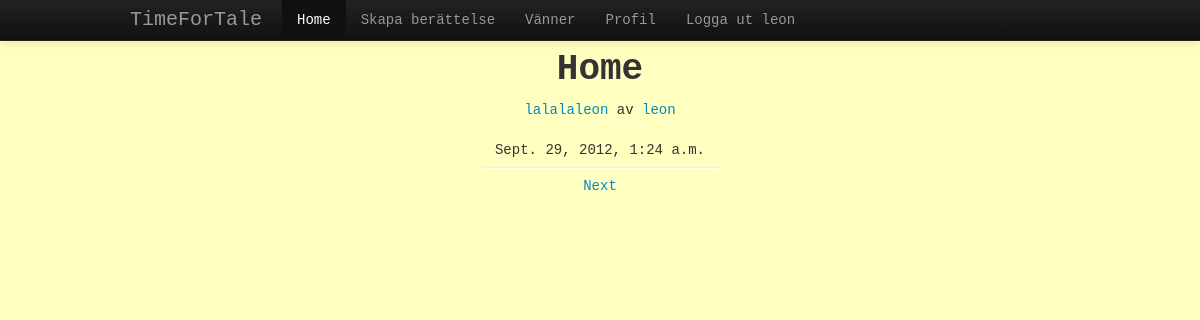
/home/ (signed in), run on an earlier commit of the app's database.
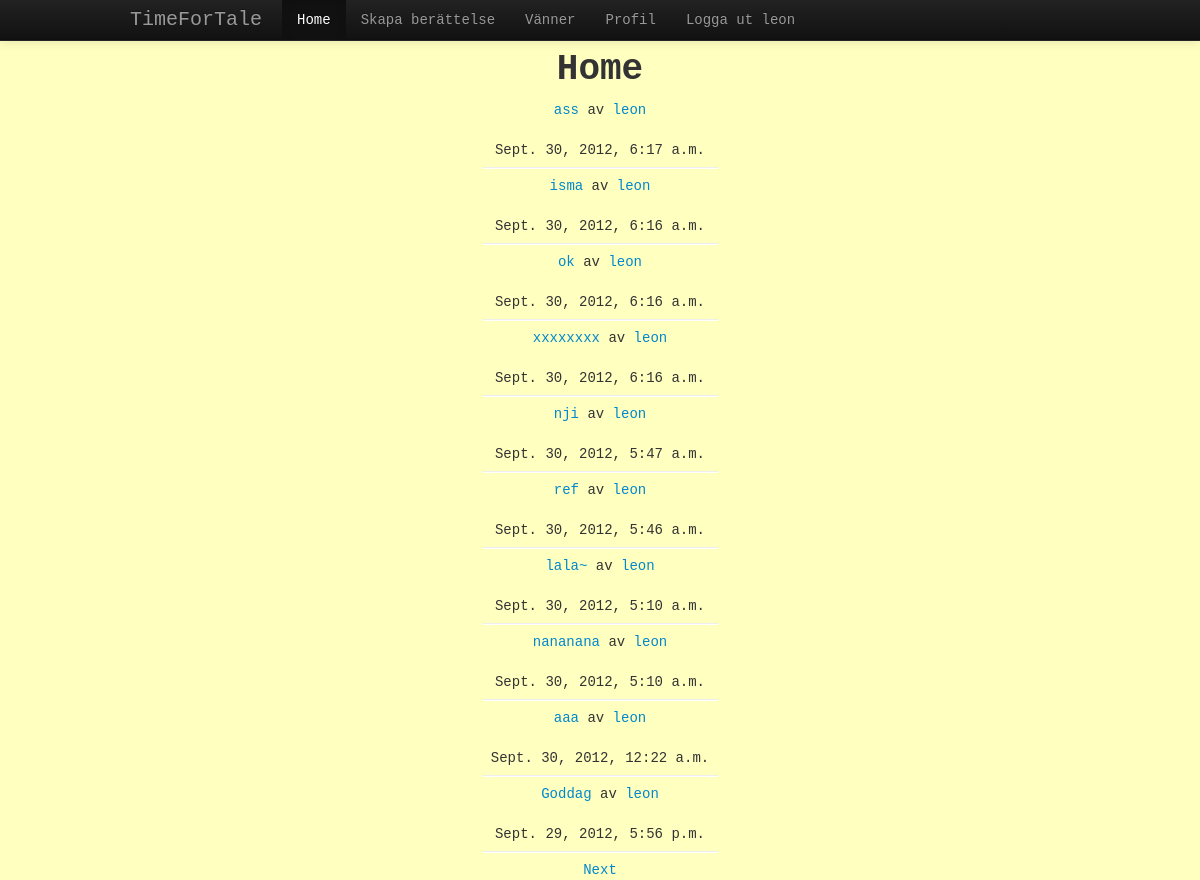
And on a later commit of the database.
### app/models.py (models this page shows, shortened)
class Story(models.Model):
    LENGTH_CHOICES=(
        (2500,"Page"),
        (10000,"Short"),
        (100000,"Novella"),
    )
    CATEGORY=(
        ('Humor','Funny and weird'),
        ('Horror','Scary and Creepy'),
        ('Erotica', 'Sex, Love and Smut'),
        ('Scifi/Fantasy','Space and Sorcery'),
        ('Biographical','Reality and You'),
    )
    AVAILABLE_TO=(
        ("Public","Public to read and write"),
        ("Private","Public to read, only friends can write"),
        ("PrivateEX","Only friends can read and write"),
    )
    STORY_LANGUAGES = (
        ('Sve','Svenska'),
        ('Eng','English'),
        )
    title = models.CharField(max_length=80)
    creator = models.ForeignKey(User)
    created = models.DateTimeField(auto_now_add=True)
    length = models.IntegerField(choices=LENGTH_CHOICES)
    availability = models.CharField(max_length=9,choices=AVAILABLE_TO,blank=True, null=True)
    category=models.CharField(max_length=13,choices=CATEGORY)
    language=models.CharField(max_length=3,choices=STORY_LANGUAGES)
    class Meta:
        verbose_name = _('Story')
        verbose_name_plural = _('Storys')
        get_latest_by='created'

### app/views.py (the view)
# urls.py: url(r'home/(?P<next>\d+)/$', home),
def home(request, next=0):
    prev_page=0
    if next>0:
        prev_page = int(next)-1
    next_page = int(next)+1
    stories = Story.objects.filter(availability="Public" or "Private").order_by('-created')[(next_page-1)*10:(next_page-1)*10+10]
    elem = {
        'title':'Home',
        'content':"Inloggad!",
        'user':request.user ,
        'stories':stories,
        'next_page':next_page,
        'prev_page':prev_page,
    }
    if request.method=='POST':
        pass
    else:
        pass
    if request.user.is_authenticated():
        return render_to_response("home.html",elem,context_instance=RequestContext(request))
    else:
        return HttpResponseRedirect("/")

### app/templatetags/tags.py (called while the page is built)
@register.simple_tag
def active(request, pattern):
    import re
    if re.search(pattern, request.path):
        return 'active'
    return ''

### app/templates/home.html (shortened to what this page needs)
{% extends "base.html" %}
{% block body %}
{% for story in stories %}
    <a href="/story/{{story.id}}">
    {{story.title}}
    </a>
    av
    <a href="/profile/{{story.creator.id}}">
    {{story.creator}}
    </a>
    <br>
    <br>
    {{story.created}}
    <hr width="25%">
{% endfor %}
    <a href="/home/{{next_page}}/">
    Next
    </a>
{% endblock %}

### app/templates/base.html (shortened to what this page needs)
<!DOCTYPE HTML>
<html>
    <head>
        <link rel="stylesheet" href="{{STATIC_URL}}css/bootstrap.css">
    </head>
<body>
{% load tags %}
<div class="navbar navbar-inverse navbar-fixed-top">
      <div class="navbar-inner">
        <div class="container">
          <a class="brand" href="/home/">TimeForTale</a>
          <div class="nav-collapse collapse">
            <ul class="nav">
            <li class="{% active request "^/home/" %}">
                <a href="/home/">Home</a>
            </li>
            <li class="{% active request "^/newstory/" %}">
                <a href="/newstory/">Skapa berättelse</a>
            </li>
            <li class="{% active request "^/friends/" %}">
                <a href="/friends/">Vänner</a>
            </li>
{% if request.user.is_authenticated %}
<li class="{% active request "^/profile/\d+" %}">
    <a href="/profile/{{user.id}}">Profil</a>
</li>
<li class="{% active request "^/logout/" %}"><a href="/logout/">Logga ut {{user.username}}</a></li>
{% endif %}
            </ul>
          </div>
        </div>
      </div>
    </div>
    <div class="container">
<a href="/home/" class="brand">TimeForTale</a>
<div class="span12" style="text-align:center; margin: 0 auto;">
    <br>
    <h1>{{title}}</h1>
    {% block body %}
    {% endblock %}
</div>
    </div>
</body>
</html>

What changed in the data, as far as the page shows it:
removed Story: title "lalalaleon", creator "leon", created "Sept. 29, 2012, 1:24 a.m."
added Story: title "ass", creator "leon", created "Sept. 30, 2012, 6:17 a.m."
added Story: title "isma", creator "leon", created "Sept. 30, 2012, 6:16 a.m."
added Story: title "ok", creator "leon", created "Sept. 30, 2012, 6:16 a.m."
added Story: title "xxxxxxxx", creator "leon", created "Sept. 30, 2012, 6:16 a.m."
added Story: title "nji", creator "leon", created "Sept. 30, 2012, 5:47 a.m."
added Story: title "ref", creator "leon", created "Sept. 30, 2012, 5:46 a.m."
added Story: title "lala~", creator "leon", created "Sept. 30, 2012, 5:10 a.m."
added Story: title "nananana", creator "leon", created "Sept. 30, 2012, 5:10 a.m."
added Story: title "aaa", creator "leon", created "Sept. 30, 2012, 12:22 a.m."
added Story: title "Goddag", creator "leon", created "Sept. 29, 2012, 5:56 p.m."
